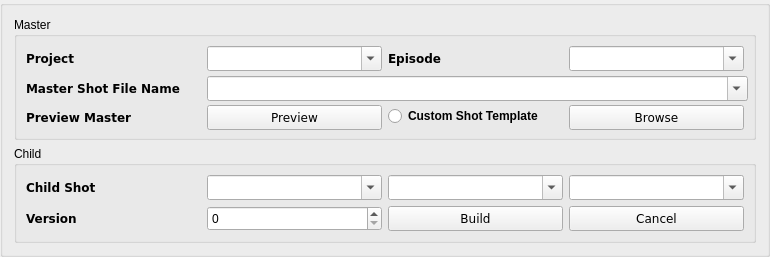
<?xml version="1.0" encoding="UTF-8"?>
<ui version="4.0">
 <class>GroupBox</class>
 <widget class="QGroupBox" name="GroupBox">
  <property name="geometry">
   <rect>
    <x>0</x>
    <y>0</y>
    <width>770</width>
    <height>257</height>
   </rect>
  </property>
  <property name="minimumSize">
   <size>
    <width>770</width>
    <height>250</height>
   </size>
  </property>
  <property name="maximumSize">
   <size>
    <width>1000</width>
    <height>500</height>
   </size>
  </property>
  <property name="windowTitle">
   <string>GroupBox</string>
  </property>
  <layout class="QVBoxLayout" name="verticalLayout">
   <item>
    <widget class="QGroupBox" name="groupBox">
     <property name="title">
      <string>Master</string>
     </property>
     <layout class="QHBoxLayout" name="horizontalLayout_2">
      <item>
       <layout class="QGridLayout" name="gridLayout">
        <property name="sizeConstraint">
         <enum>QLayout::SetFixedSize</enum>
        </property>
        <item row="0" column="7">
         <widget class="QComboBox" name="comboBox_7">
          <property name="minimumSize">
           <size>
            <width>175</width>
            <height>25</height>
           </size>
          </property>
          <property name="maximumSize">
           <size>
            <width>175</width>
            <height>25</height>
           </size>
          </property>
          <property name="font">
           <font>
            <family>Verdana</family>
            <weight>50</weight>
            <bold>false</bold>
            <kerning>true</kerning>
           </font>
          </property>
          <property name="cursor">
           <cursorShape>IBeamCursor</cursorShape>
          </property>
          <property name="editable">
           <bool>true</bool>
          </property>
         </widget>
        </item>
        <item row="0" column="8">
         <widget class="QLabel" name="label">
          <property name="minimumSize">
           <size>
            <width>175</width>
            <height>25</height>
           </size>
          </property>
          <property name="maximumSize">
           <size>
            <width>175</width>
            <height>25</height>
           </size>
          </property>
          <property name="font">
           <font>
            <family>Verdana</family>
            <weight>75</weight>
            <bold>true</bold>
            <kerning>true</kerning>
           </font>
          </property>
          <property name="cursor">
           <cursorShape>ArrowCursor</cursorShape>
          </property>
          <property name="mouseTracking">
           <bool>false</bool>
          </property>
          <property name="tabletTracking">
           <bool>false</bool>
          </property>
          <property name="text">
           <string>Episode</string>
          </property>
          <property name="alignment">
           <set>Qt::AlignLeading|Qt::AlignLeft|Qt::AlignVCenter</set>
          </property>
         </widget>
        </item>
        <item row="0" column="6">
         <widget class="QLabel" name="label_4">
          <property name="minimumSize">
           <size>
            <width>175</width>
            <height>25</height>
           </size>
          </property>
          <property name="maximumSize">
           <size>
            <width>175</width>
            <height>25</height>
           </size>
          </property>
          <property name="font">
           <font>
            <family>Verdana</family>
            <weight>75</weight>
            <bold>true</bold>
            <kerning>true</kerning>
           </font>
          </property>
          <property name="cursor">
           <cursorShape>ArrowCursor</cursorShape>
          </property>
          <property name="mouseTracking">
           <bool>false</bool>
          </property>
          <property name="tabletTracking">
           <bool>false</bool>
          </property>
          <property name="text">
           <string>Project</string>
          </property>
          <property name="alignment">
           <set>Qt::AlignLeading|Qt::AlignLeft|Qt::AlignVCenter</set>
          </property>
         </widget>
        </item>
        <item row="1" column="7" colspan="3">
         <widget class="QComboBox" name="comboBox_3">
          <property name="sizePolicy">
           <sizepolicy hsizetype="Preferred" vsizetype="Fixed">
            <horstretch>0</horstretch>
            <verstretch>0</verstretch>
           </sizepolicy>
          </property>
          <property name="minimumSize">
           <size>
            <width>541</width>
            <height>25</height>
           </size>
          </property>
          <property name="maximumSize">
           <size>
            <width>541</width>
            <height>25</height>
           </size>
          </property>
          <property name="font">
           <font>
            <family>Verdana</family>
            <weight>50</weight>
            <bold>false</bold>
            <kerning>true</kerning>
           </font>
          </property>
          <property name="cursor">
           <cursorShape>IBeamCursor</cursorShape>
          </property>
          <property name="contextMenuPolicy">
           <enum>Qt::DefaultContextMenu</enum>
          </property>
          <property name="editable">
           <bool>true</bool>
          </property>
         </widget>
        </item>
        <item row="2" column="9">
         <widget class="QPushButton" name="pushButton_4">
          <property name="sizePolicy">
           <sizepolicy hsizetype="Minimum" vsizetype="Fixed">
            <horstretch>0</horstretch>
            <verstretch>0</verstretch>
           </sizepolicy>
          </property>
          <property name="minimumSize">
           <size>
            <width>175</width>
            <height>25</height>
           </size>
          </property>
          <property name="maximumSize">
           <size>
            <width>175</width>
            <height>25</height>
           </size>
          </property>
          <property name="font">
           <font>
            <family>Verdana</family>
            <weight>50</weight>
            <bold>false</bold>
            <kerning>true</kerning>
           </font>
          </property>
          <property name="cursor">
           <cursorShape>IBeamCursor</cursorShape>
          </property>
          <property name="text">
           <string>Browse</string>
          </property>
         </widget>
        </item>
        <item row="2" column="6">
         <widget class="QLabel" name="label_6">
          <property name="minimumSize">
           <size>
            <width>175</width>
            <height>25</height>
           </size>
          </property>
          <property name="maximumSize">
           <size>
            <width>175</width>
            <height>25</height>
           </size>
          </property>
          <property name="font">
           <font>
            <family>Verdana</family>
            <weight>75</weight>
            <bold>true</bold>
            <kerning>true</kerning>
           </font>
          </property>
          <property name="cursor">
           <cursorShape>ArrowCursor</cursorShape>
          </property>
          <property name="mouseTracking">
           <bool>false</bool>
          </property>
          <property name="tabletTracking">
           <bool>false</bool>
          </property>
          <property name="text">
           <string>Preview Master</string>
          </property>
          <property name="textFormat">
           <enum>Qt::PlainText</enum>
          </property>
          <property name="alignment">
           <set>Qt::AlignLeading|Qt::AlignLeft|Qt::AlignVCenter</set>
          </property>
         </widget>
        </item>
        <item row="0" column="9">
         <widget class="QComboBox" name="comboBox">
          <property name="minimumSize">
           <size>
            <width>175</width>
            <height>25</height>
           </size>
          </property>
          <property name="maximumSize">
           <size>
            <width>175</width>
            <height>25</height>
           </size>
          </property>
          <property name="font">
           <font>
            <family>Verdana</family>
            <weight>50</weight>
            <bold>false</bold>
            <kerning>true</kerning>
           </font>
          </property>
          <property name="cursor">
           <cursorShape>ArrowCursor</cursorShape>
          </property>
          <property name="editable">
           <bool>true</bool>
          </property>
          <property name="currentIndex">
           <number>-1</number>
          </property>
          <property name="duplicatesEnabled">
           <bool>false</bool>
          </property>
         </widget>
        </item>
        <item row="1" column="6">
         <widget class="QLabel" name="label_3">
          <property name="minimumSize">
           <size>
            <width>175</width>
            <height>25</height>
           </size>
          </property>
          <property name="maximumSize">
           <size>
            <width>175</width>
            <height>25</height>
           </size>
          </property>
          <property name="font">
           <font>
            <family>Verdana</family>
            <weight>75</weight>
            <bold>true</bold>
            <kerning>true</kerning>
           </font>
          </property>
          <property name="cursor">
           <cursorShape>ArrowCursor</cursorShape>
          </property>
          <property name="mouseTracking">
           <bool>false</bool>
          </property>
          <property name="tabletTracking">
           <bool>false</bool>
          </property>
          <property name="text">
           <string>Master Shot File Name</string>
          </property>
          <property name="textFormat">
           <enum>Qt::PlainText</enum>
          </property>
          <property name="alignment">
           <set>Qt::AlignLeading|Qt::AlignLeft|Qt::AlignVCenter</set>
          </property>
         </widget>
        </item>
        <item row="2" column="8">
         <widget class="QRadioButton" name="radioButton">
          <property name="font">
           <font>
            <weight>75</weight>
            <bold>true</bold>
           </font>
          </property>
          <property name="text">
           <string>Custom Shot Template</string>
          </property>
         </widget>
        </item>
        <item row="2" column="7">
         <widget class="QPushButton" name="pushButton_3">
          <property name="sizePolicy">
           <sizepolicy hsizetype="Minimum" vsizetype="Fixed">
            <horstretch>0</horstretch>
            <verstretch>0</verstretch>
           </sizepolicy>
          </property>
          <property name="minimumSize">
           <size>
            <width>175</width>
            <height>25</height>
           </size>
          </property>
          <property name="maximumSize">
           <size>
            <width>175</width>
            <height>25</height>
           </size>
          </property>
          <property name="font">
           <font>
            <family>Verdana</family>
            <weight>50</weight>
            <bold>false</bold>
            <kerning>true</kerning>
           </font>
          </property>
          <property name="cursor">
           <cursorShape>IBeamCursor</cursorShape>
          </property>
          <property name="text">
           <string>Preview</string>
          </property>
         </widget>
        </item>
       </layout>
      </item>
     </layout>
    </widget>
   </item>
   <item>
    <widget class="QGroupBox" name="groupBox_2">
     <property name="title">
      <string>Child</string>
     </property>
     <layout class="QHBoxLayout" name="horizontalLayout">
      <item>
       <layout class="QGridLayout" name="gridLayout_2">
        <property name="sizeConstraint">
         <enum>QLayout::SetFixedSize</enum>
        </property>
        <item row="0" column="7">
         <widget class="QComboBox" name="comboBox_6">
          <property name="minimumSize">
           <size>
            <width>175</width>
            <height>25</height>
           </size>
          </property>
          <property name="maximumSize">
           <size>
            <width>175</width>
            <height>25</height>
           </size>
          </property>
          <property name="font">
           <font>
            <family>Verdana</family>
            <weight>50</weight>
            <bold>false</bold>
            <kerning>true</kerning>
           </font>
          </property>
          <property name="cursor">
           <cursorShape>IBeamCursor</cursorShape>
          </property>
          <property name="editable">
           <bool>true</bool>
          </property>
         </widget>
        </item>
        <item row="0" column="8">
         <widget class="QComboBox" name="comboBox_5">
          <property name="minimumSize">
           <size>
            <width>175</width>
            <height>25</height>
           </size>
          </property>
          <property name="maximumSize">
           <size>
            <width>175</width>
            <height>25</height>
           </size>
          </property>
          <property name="font">
           <font>
            <family>Verdana</family>
            <weight>50</weight>
            <bold>false</bold>
            <kerning>true</kerning>
           </font>
          </property>
          <property name="cursor">
           <cursorShape>IBeamCursor</cursorShape>
          </property>
          <property name="editable">
           <bool>true</bool>
          </property>
         </widget>
        </item>
        <item row="0" column="9">
         <widget class="QComboBox" name="comboBox_4">
          <property name="minimumSize">
           <size>
            <width>175</width>
            <height>25</height>
           </size>
          </property>
          <property name="maximumSize">
           <size>
            <width>175</width>
            <height>25</height>
           </size>
          </property>
          <property name="font">
           <font>
            <family>Verdana</family>
            <weight>50</weight>
            <bold>false</bold>
            <kerning>true</kerning>
           </font>
          </property>
          <property name="cursor">
           <cursorShape>IBeamCursor</cursorShape>
          </property>
          <property name="editable">
           <bool>true</bool>
          </property>
         </widget>
        </item>
        <item row="1" column="7">
         <widget class="QSpinBox" name="spinBox_2">
          <property name="minimumSize">
           <size>
            <width>175</width>
            <height>25</height>
           </size>
          </property>
          <property name="maximumSize">
           <size>
            <width>175</width>
            <height>25</height>
           </size>
          </property>
         </widget>
        </item>
        <item row="1" column="6">
         <widget class="QLabel" name="label_11">
          <property name="enabled">
           <bool>true</bool>
          </property>
          <property name="sizePolicy">
           <sizepolicy hsizetype="Preferred" vsizetype="Preferred">
            <horstretch>0</horstretch>
            <verstretch>0</verstretch>
           </sizepolicy>
          </property>
          <property name="minimumSize">
           <size>
            <width>175</width>
            <height>25</height>
           </size>
          </property>
          <property name="maximumSize">
           <size>
            <width>175</width>
            <height>25</height>
           </size>
          </property>
          <property name="font">
           <font>
            <family>Verdana</family>
            <weight>75</weight>
            <bold>true</bold>
            <kerning>true</kerning>
           </font>
          </property>
          <property name="cursor">
           <cursorShape>ArrowCursor</cursorShape>
          </property>
          <property name="mouseTracking">
           <bool>false</bool>
          </property>
          <property name="tabletTracking">
           <bool>false</bool>
          </property>
          <property name="text">
           <string>Version</string>
          </property>
          <property name="alignment">
           <set>Qt::AlignLeading|Qt::AlignLeft|Qt::AlignVCenter</set>
          </property>
         </widget>
        </item>
        <item row="1" column="9">
         <widget class="QPushButton" name="pushButton_2">
          <property name="sizePolicy">
           <sizepolicy hsizetype="Minimum" vsizetype="Fixed">
            <horstretch>0</horstretch>
            <verstretch>0</verstretch>
           </sizepolicy>
          </property>
          <property name="minimumSize">
           <size>
            <width>175</width>
            <height>25</height>
           </size>
          </property>
          <property name="maximumSize">
           <size>
            <width>175</width>
            <height>25</height>
           </size>
          </property>
          <property name="font">
           <font>
            <family>Verdana</family>
            <weight>50</weight>
            <bold>false</bold>
            <kerning>true</kerning>
           </font>
          </property>
          <property name="cursor">
           <cursorShape>IBeamCursor</cursorShape>
          </property>
          <property name="text">
           <string>Cancel</string>
          </property>
         </widget>
        </item>
        <item row="1" column="8">
         <widget class="QPushButton" name="pushButton">
          <property name="sizePolicy">
           <sizepolicy hsizetype="Minimum" vsizetype="Fixed">
            <horstretch>0</horstretch>
            <verstretch>0</verstretch>
           </sizepolicy>
          </property>
          <property name="minimumSize">
           <size>
            <width>175</width>
            <height>25</height>
           </size>
          </property>
          <property name="maximumSize">
           <size>
            <width>175</width>
            <height>25</height>
           </size>
          </property>
          <property name="font">
           <font>
            <family>Verdana</family>
            <weight>50</weight>
            <bold>false</bold>
            <kerning>true</kerning>
           </font>
          </property>
          <property name="cursor">
           <cursorShape>IBeamCursor</cursorShape>
          </property>
          <property name="text">
           <string>Build</string>
          </property>
         </widget>
        </item>
        <item row="0" column="6">
         <widget class="QLabel" name="label_9">
          <property name="minimumSize">
           <size>
            <width>175</width>
            <height>25</height>
           </size>
          </property>
          <property name="maximumSize">
           <size>
            <width>175</width>
            <height>25</height>
           </size>
          </property>
          <property name="font">
           <font>
            <family>Verdana</family>
            <weight>75</weight>
            <bold>true</bold>
            <kerning>true</kerning>
           </font>
          </property>
          <property name="cursor">
           <cursorShape>ArrowCursor</cursorShape>
          </property>
          <property name="mouseTracking">
           <bool>false</bool>
          </property>
          <property name="tabletTracking">
           <bool>false</bool>
          </property>
          <property name="text">
           <string>Child Shot</string>
          </property>
          <property name="alignment">
           <set>Qt::AlignLeading|Qt::AlignLeft|Qt::AlignVCenter</set>
          </property>
         </widget>
        </item>
       </layout>
      </item>
     </layout>
    </widget>
   </item>
  </layout>
 </widget>
 <resources/>
 <connections/>
</ui>
